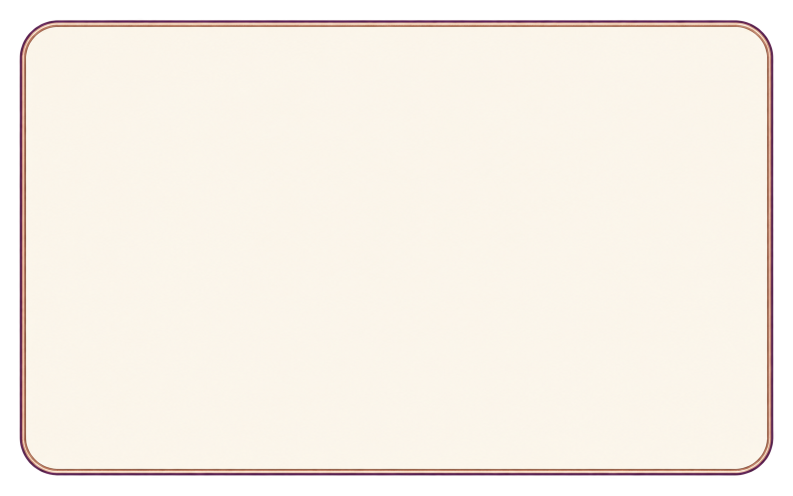
#> input picture experiments/game-105-ai-art/candidates/card-frame/round-02/candidate-01.png, 1586 x 992 px (shown at 1/2 size)
$ python round02.py
#> lines starting #> are read from the running program, lines starting #| are printed output that depends on the picture
"""Isolated round 02 checks; never removes backgrounds or writes production files."""
import json, hashlib, argparse, shutil
from pathlib import Path
from PIL import Image, ImageStat, ImageFilter, ImageDraw
import numpy as np
E=Path(__file__).resolve().parents[1]
R=E.parents[1]
def sha(p): return hashlib.sha256(p.read_bytes()).hexdigest().upper()
def write(p,x):
 p.parent.mkdir(parents=True,exist_ok=True);p.write_text(json.dumps(x,ensure_ascii=False,indent=2)+'\n',encoding='utf-8')
def check(p,raw=False):
 try:
  with Image.open(p) as i:i.verify()
  i=Image.open(p);a=np.array(i.convert('RGBA'));w,h=i.size
 except Exception as e:return dict(path=str(p.relative_to(E)),passed=False,issues=['parse:'+str(e)])
 alpha=a[:,:,3];rgb=a[:,:,:3].astype(float); luma=rgb@np.array([.299,.587,.114])
 yy,xx=np.indices((h,w));band=max(1,int(min(w,h)*.01));outer=(xx<band)|(xx>=w-band)|(yy<band)|(yy>=h-band)
 edge=(xx<1)|(xx==w-1)|(yy<1)|(yy==h-1)
 ring=(xx<w*.08)|(xx>=w*.92)|(yy<h*.08)|(yy>=h*.92)
 vis=ring&(alpha>=32); gray=(rgb.max(2)-rgb.min(2)<16)&(luma>=65)&(luma<=225)
 risk=float((gray&vis).sum()/max(1,vis.sum()))
 safe=luma[round(h*72/400):round(h*328/400),round(w*88/640):round(w*552/640)]
 grad=float((np.abs(np.diff(safe,axis=0)).mean()+np.abs(np.diff(safe,axis=1)).mean())/2)
 m=dict(mode=i.mode,width=w,height=h,aspectRatio=round(w/h,6),exactTargetSize=(w,h)==(640,400),realAlpha='A' in i.mode and int(alpha.min())==0 and int(alpha.max())==255,alphaRange=[int(alpha.min()),int(alpha.max())],canvasEdgeTransparent=bool((alpha[edge]==0).all()),opaqueOuterEdgeRatio=round(float((alpha[outer]>32).mean()),6),checkerRisk=round(risk,6),safeAreaLumaStdDev=round(float(safe.std()),6),safeAreaEdgeMean=round(grad,6),fileBytes=p.stat().st_size)
 issues=[]
 for key,ok in [('aspect',1.25<=w/h<=1.8),('size',w>=640 and h>=400 if raw else (w,h)==(640,400)),('alpha',m['realAlpha']),('outer',m['opaqueOuterEdgeRatio']<=.04),('checker',risk<=.16),('safe-texture',safe.std()<=28 and grad<=10),('bytes',m['fileBytes']<=5000000)]:
  if not ok:issues.append(key)
 # Automated semantic vision is recorded separately, never inferred from color metrics.
 return dict(path=str(p.relative_to(E)),sha256=sha(p),passed=not issues,metrics=m,issues=issues,forbiddenSymbolRisk=dict(status='vision-inspected-low-risk',method='Assistant visual inspection of original; no moon/star/text/number/icon/person observed. Not OCR or an exhaustive detector.',requiresHumanReview=True))
def nine(im,size,s=22):
 out=Image.new('RGBA',size);w,h=im.size;W,H=size
 xs=[0,s,w-s,w];ys=[0,s,h-s,h];dx=[0,s,W-s,W];dy=[0,s,H-s,H]
 for y in range(3):
  for x in range(3):out.paste(im.crop((xs[x],ys[y],xs[x+1],ys[y+1])).resize((dx[x+1]-dx[x],dy[y+1]-dy[y]),Image.Resampling.LANCZOS),(dx[x],dy[y]))
 return out
def run():
 raw=E/'candidates/card-frame/round-02/candidate-01.png'; dst=E/'normalized/card-frame/round-02/candidate-01-resized.png'
 dst.parent.mkdir(parents=True,exist_ok=True)
 Image.open(raw).resize((640,400),Image.Resampling.LANCZOS).save(dst,optimize=True)
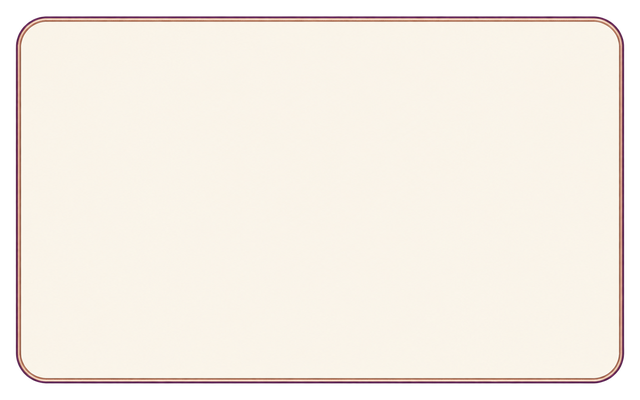
#> saved as candidate-01-resized.png: PIL image 640x400 RGBA; mean R, G, B, A 215, 207.7, 199.4, 220.7; transparent parts drawn white
 report=dict(schemaVersion=2,rawSizePolicy='Raw >=640x400 and allowed aspect; exact target required for derived runtime asset',method=dict(checker='Heuristic gray visible pixels in outer 8%; not proof of absence',safeArea='Proportional safe area; interior luminance std and finite difference mean (no artificial crop-edge)',symbols='Semantic vision screening, human review required'),candidates=[check(raw,True),check(dst)],normalization=dict(operation='resize only; preserve generated alpha; NO background removal, masks, recolor or cleanup',sourceHash=sha(raw),outputHash=sha(dst)),approval=dict(technicalPassed=False,visualDirectionPassed=None,runtimeFitPassed=None,eligibleForProduction=False))
#> in check, i is the input picture: PIL image 1586x992 RGBA; mean R, G, B, A 216.7, 209.6, 201, 220.6
 report['approval']['rasterChecksPassed']=all(c['passed'] for c in report['candidates'])
 report['approval']['technicalPassed']=False
 report['approval']['technicalBlocker']='Visual nine-slice inspection: corner curvature extends beyond slice 22 and deforms under extreme stretch.'
 write(E/'reports/technical-check-round-02.json',report)
 if report['approval']['rasterChecksPassed']:
  im=Image.open(dst);sheet=Image.new('RGB',(1250,800),'#54283e');d=ImageDraw.Draw(sheet)
  sizes=[(484,270),(900,100),(100,600)];positions=[(20,40),(20,350),(1000,40)]
  corners=[]
  for size,pos in zip(sizes,positions):
   frame=nine(im,size);sheet.paste(frame,pos,frame);d.text((pos[0],pos[1]-20),str(size)+' / slice 22',fill='white')
   corners.append(all(frame.crop(b).tobytes()==im.crop(a).tobytes() for a,b in [((0,0,22,22),(0,0,22,22)),((618,0,640,22),(size[0]-22,0,size[0],22)),((0,378,22,400),(0,size[1]-22,22,size[1])),((618,378,640,400),(size[0]-22,size[1]-22,size[0],size[1]))]))
  sheet.save(E/'composites/nine-slice-round-02.png')
  write(E/'reports/nine-slice-round-02.json',dict(slice=22,sizes=sizes,cornersByteIdentical=corners,limitation='Fixed corner pixels do not prove all curvature fits inside slice; inspect seams visually.'))
 print(json.dumps(report,ensure_ascii=False))
if __name__=='__main__':
 p=argparse.ArgumentParser();p.add_argument('--import-original');args=p.parse_args()
 if args.import_original:
  target=E/'candidates/card-frame/round-02/candidate-01.png'
  if target.exists():raise SystemExit('Refusing to overwrite preserved original')
  shutil.copy2(args.import_original,target)
 run()
